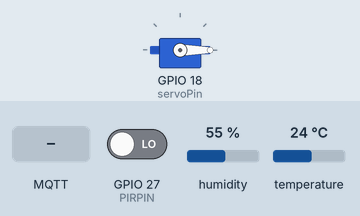
Recording of a program running on a simulated ESP32. On the bench: servo. The inputs (shaded band) are chosen by the test bench; at power-on: GPIO 27 (PIRPIN) LOW, humidity 55 %, temperature 24 °C. WiFi joins after 1.5 s; servers stay silent unless stated; no MQTT or app messages arrive unless stated; servo pulses on a pin are drawn as a servo (544–2400 µs = 0–180°); what the program prints to the serial monitor is not drawn.

Above: at 2.7 s.
2.8 s: MQTT message "prossimaOra" arrives on the first subscribed topic
At 6.9 s:
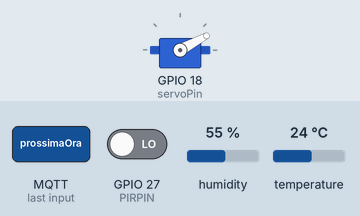
7.2 s: MQTT message "prossimaOra" arrives on the first subscribed topic
At 9.1 s:
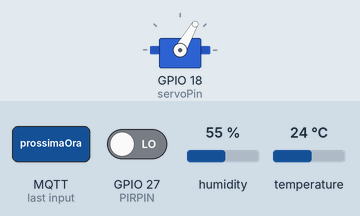
Timing chart, 0 to 10.6 s (numbered marks = the images above; inputs shaded):
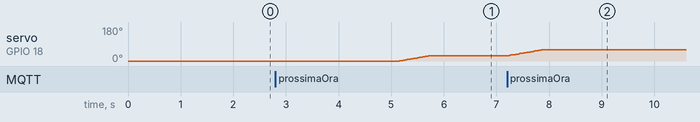

Measured:
- after the input at 2.8 s, servo on GPIO 18 (servoPin): moves from 0° to 28° over 0.58 s, starting after 2.4 s
- after the input at 7.2 s, servo on GPIO 18 (servoPin): moves from 28° to 60° over 0.65 s, starting at once

The program:

main.cpp
```cpp
#include <WiFi.h>
#include <PubSubClient.h>
#include <WiFiClientSecure.h>
#include <DHT.h>
#include "DFRobotDFPlayerMini.h"

/* Configurazione pin e tipologia sensore ambientale */
#define DHTPIN 33
#define DHTTYPE DHT22
/* Pin di input digitale per il sensore di movimento PIR */
#define PIRPIN 27

DHT dht(DHTPIN, DHTTYPE);

/* Parametri di configurazione del segnale PWM per il servomotore */
const int servoPin = 18;
const int pwmChannel = 0;
const int pwmFreq = 50;
const int pwmResolution = 16;
uint32_t dutyMin = 1638;
uint32_t dutyMax = 8192;

/* Credenziali di rete WiFi e parametri del broker MQTT */
const char* ssid = "Mi 10T Lite";
const char* wifi_password = "bccd15185a22x";
const char* mqtt_server = "0b9a48980b684944aabfe4adc2ebc36b.s1.eu.hivemq.cloud";
constexpr int mqtt_port = 8883;
const char* mqtt_user = "IOT-Project";
const char* mqtt_password = "Ccmt1234";

WiFiClientSecure wifiClient;
PubSubClient client(wifiClient);

/* Variabili di stato per il controllo cinematico e timing */
float angoloAttuale = 0;
int angoloTarget = 0;
unsigned long ultimoStep = 0;
unsigned long ultimoTentativoMqtt = 0;
const int velocita = 15;
int ora = 0;

/* Calcola il modulo di un valore forzandolo all'interno di un range definito */
int wrap(int amt, int min, int max) {
    int range = max - min;
    return (amt - min) % range + min;
}

/* Converte l'angolo in un valore duty cycle proporzionale e aggiorna l'uscita PWM */
void impostaPWM(float ang) {
    uint32_t duty = dutyMin + (dutyMax - dutyMin) * ang / 270;
    ledcWrite(pwmChannel, duty);
}

/* Imposta il nuovo target limitando l'escursione massima a 270 gradi per sicurezza meccanica */
void impostaAngolo(int nuovoAngolo) {
    angoloTarget = constrain(nuovoAngolo, 0, 270);
}

/* Esegue l'interpolazione lineare dell'angolo a step temporizzati per un movimento fluido */
void gestisciMovimentoServo() {
    if (millis() - ultimoStep >= velocita) {
        ultimoStep = millis();
        if (angoloAttuale < angoloTarget) {
            angoloAttuale += 1;
            impostaPWM(angoloAttuale);
        } else if (angoloAttuale > angoloTarget) {
            angoloAttuale -= 1;
            impostaPWM(angoloAttuale);
        }
    }
}

/* Aggiorna l'indice di posizione e suddivide l'escursione totale di 270 gradi in 6 sezioni */
void prossimaOra() {
    /* Limita il contatore in un range da 0 a 5 (6 posizioni totali) */
    ora = wrap(ora + 1, 0, 6);
    /* Calcola l'angolo target basato sulla partizione a blocchi di 45 gradi (270 / 6) */
    impostaAngolo(270 / 6 * ora);
}

/* Inizializza il modulo WiFi saltando la verifica del certificato SSL del server */
void impostaWifi() {
    wifiClient.setInsecure();
    WiFi.begin(ssid, wifi_password);
    while (WiFi.status() != WL_CONNECTED) {
        delay(500);
        Serial.print(".");
    }
    Serial.println("\nWiFi OK");
}

/* Gestisce il keep-alive MQTT e tenta la riconnessione automatica in caso di timeout */
void gestisciConnessioneMQTT() {
    if (!client.connected()) {
        if (millis() - ultimoTentativoMqtt > 5000) {
            ultimoTentativoMqtt = millis();
            if (client.connect("esp32-123", mqtt_user, mqtt_password)) {
                client.subscribe("esp32/comandi");
            }
        }
    } else {
        client.loop();
    }
}

/* Esegue il parsing del payload MQTT ricevuto ed innesca l'azione hardware associata */
void callback(char* topic, byte* payload, unsigned int length) {
    String msg = "";
    for (unsigned int i = 0; i < length; i++) msg += (char)payload[i];
    if (String(topic) == "esp32/comandi" && msg == "prossimaOra") {
        prossimaOra();
    }
}

void setup() {
    Serial.begin(115200);

    /* Inizializzazione input hardware e bus dati sensori */
    pinMode(PIRPIN, INPUT);
    dht.begin();

    /* Configurazione e aggancio del segnale PWM al GPIO designato per il servo */
    ledcSetup(pwmChannel, pwmFreq, pwmResolution);
    ledcAttachPin(servoPin, pwmChannel);
    impostaPWM(angoloAttuale);

    /* Avvio stack di rete e configurazione client MQTT */
    impostaWifi();
    client.setServer(mqtt_server, mqtt_port);
    client.setCallback(callback);
}

void loop() {
    /* Mantenimento ciclico delle routine hardware e di rete */
    gestisciConnessioneMQTT();
    gestisciMovimentoServo();

    /* Scheduler non bloccante per campionamento dati e trasmissione telemetrica (5Hz) */
    static unsigned long lastMsg = 0;
    if (millis() - lastMsg > 5000) {
        lastMsg = millis();

        float t = dht.readTemperature();
        float h = dht.readHumidity();
        bool movimento = digitalRead(PIRPIN);

        /* Generazione dinamica del payload in formato JSON */
        String payload = "{";
        payload += "\"temperatura\":" + (isnan(t) ? "null" : String(t));
        payload += ",\"umidita\":" + (isnan(h) ? "null" : String(h));
        payload += ",\"angolo\":" + String(angoloAttuale);
        payload += ",\"movimento\":" + String(movimento ? "true" : "false");
        payload += "}";

        /* Esegue il publish solo se il socket MQTT è in stato connected */
        if (client.connected()) {
            client.publish("esp32/dati", payload.c_str());
            Serial.println("MQTT: " + payload);
        }
    }
}
```
